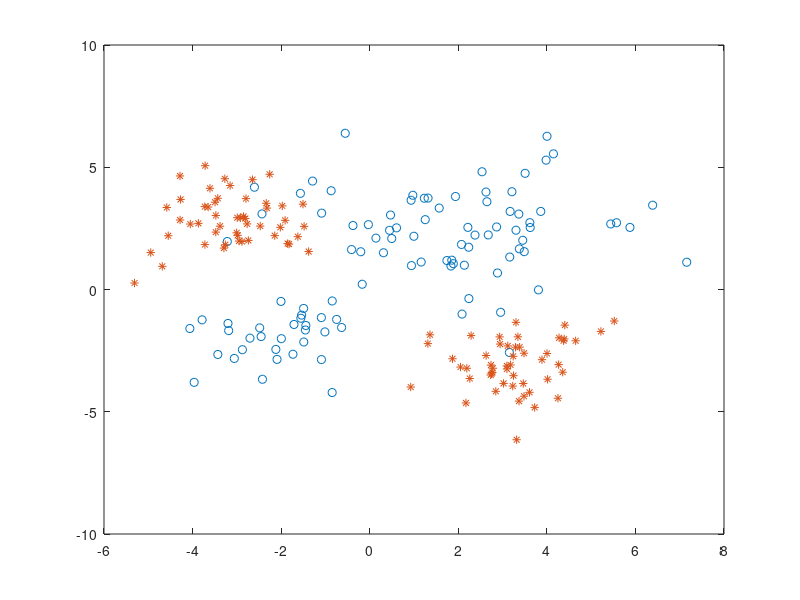

Reproduce this figure in MATLAB.
clear



d11=[2;2]*ones(1,70)+2.*randn(2,70);
d12=[-2;-2]*ones(1,30)+randn(2,30);
d1=[d11,d12];

d21=[3;-3]*ones(1,50)+randn([2,50]);
d22=[-3;3]*ones(1,50)+randn([2,50]);
d2=[d21,d22];


hw5_1=d1;
hw5_2=d2;

save hw5.mat hw5_1 hw5_2


x1=hw5_1;
x2=hw5_2;

plot(x1(1,:),x1(2,:),'o',x2(1,:),x2(2,:),'*')
